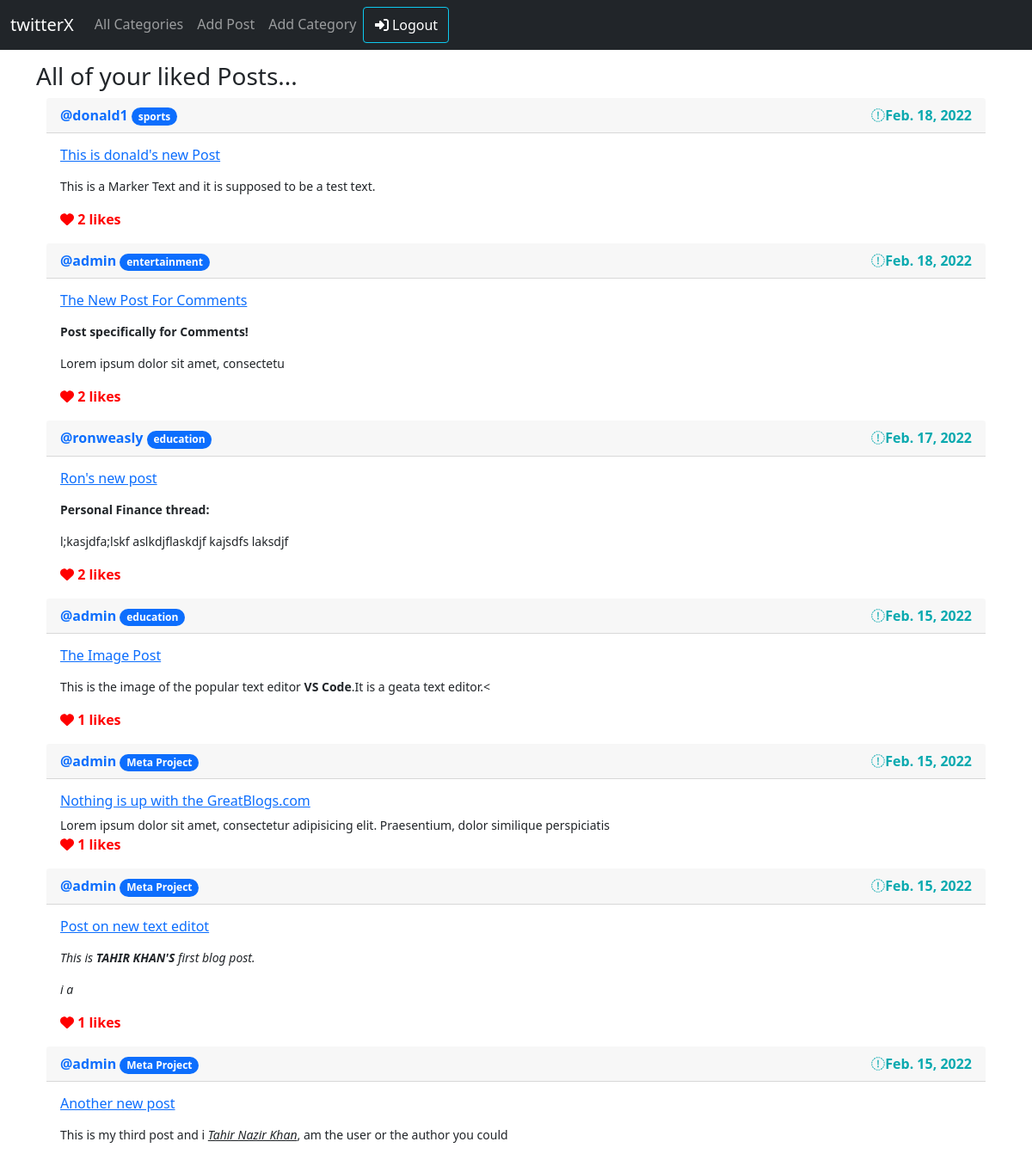
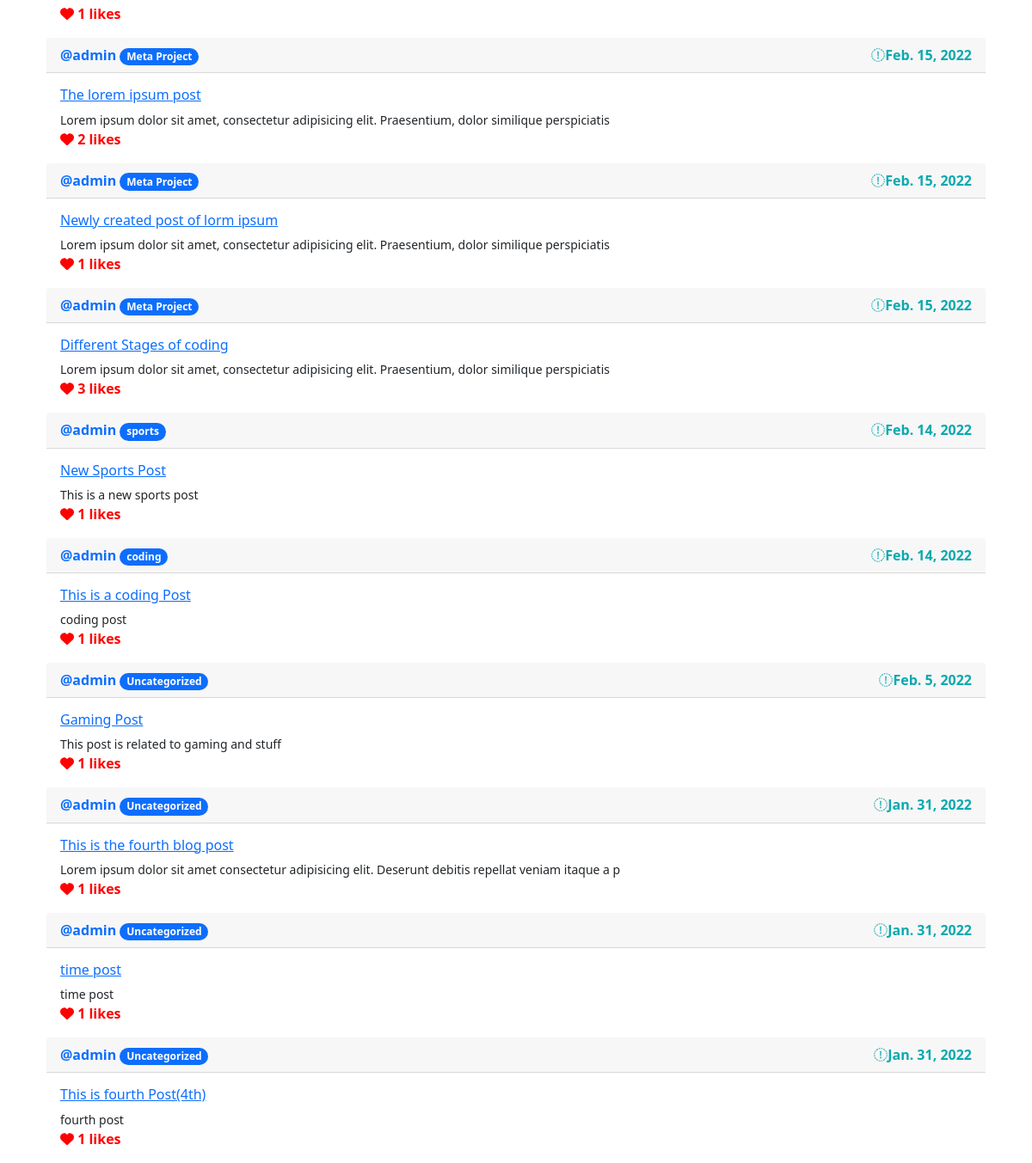
Screenshot of /usersLikedPosts (signed in) with the database file from the repository (2 pictures, top to bottom).
### app/models.py (models this page shows, shortened)
class Post(models.Model):
    title = models.CharField(max_length=255)
    author = models.ForeignKey(User, on_delete=models.CASCADE)
    category = models.CharField(max_length=255)
    body = RichTextField(blank=True, null=True)
    date_created = models.DateField(auto_now_add=True)
    time_created = models.TimeField(auto_now_add=True)
    likes = models.ManyToManyField(User, related_name='likes')

### app/views.py (the view)
# urls.py: path('usersLikedPosts', views.usersLikedPosts, name='usersLikedPosts'),
def usersLikedPosts(request):
    l_posts = Post.objects.filter(likes=request.user).order_by('-date_created')
    context_dict = {
        'likedPosts': l_posts,
    }
    return render(request, 'app/usersLikedPosts.html', context_dict)

### app/templates/app/usersLikedPosts.html (shortened to what this page needs)
{% include 'app/nav.html' %}
{% load static %}
<!DOCTYPE html>
<html lang="en">
<head>
    <link href="https://cdn.jsdelivr.net/npm/bootstrap@5.1.3/dist/css/bootstrap.min.css" rel="stylesheet"
>
</head>
<body class="container">
    <h3>All of your liked Posts...</h3>
    {% for post in likedPosts %}
    <div class="container postCard">
        <div class="card-header text-primary">
            <strong>@{{ post.author.username }}</strong> <a href="{% url 'categoryPosts' post.category %}"><span
                    class="badge rounded-pill bg-primary">{{ post.category }}</span></a>
            <strong class="date"><i class="fa-duotone fa-calendar-days"></i>{{post.date_created}}</strong>
        </div>
        <div class="card-body">
            <h6 class="card-title text-success"><a href="{% url 'viewPost' post.id %}">{{ post.title }}</a></h6>
            <small>
                <p class="card-text">{{ post.body|safe | slice:":100" }}</p>
            </small>
            <span class="likesCount"><strong><i class="fa-solid fa-heart"></i>
                    {{ post.likes.count}} likes</strong></span>
        </div>
    </div>
    {% endfor %}
</body>
</html>

### app/templates/app/usersLikedPosts.html (style rules this page uses)
.date { float: right; color: rgb(9, 169, 175); }
.likesCount { color: red; }

### rows the page displays
Post: author.username "donald1", category "sports", date_created "Feb. 18, 2022", title "This is donald's new Post", body "This is a Marker Text and it is supposed to be a test text.", likes.count "2"
Post: author.username "admin", category "entertainment", date_created "Feb. 18, 2022", title "The New Post For Comments", body "Post specifically for Comments! Lorem ipsum dolor sit amet, consectetu", likes.count "2"
Post: author.username "ronweasly", category "education", date_created "Feb. 17, 2022", title "Ron's new post", body "Personal Finance thread: l;kasjdfa;lskf aslkdjflaskdjf kajsdfs laksdjf", likes.count "2"
Post: author.username "admin", category "education", date_created "Feb. 15, 2022", title "The Image Post", body "This is the image of the popular text editor VS Code .It is a geata text editor.<", likes.count "1"
Post: author.username "admin", category "Meta Project", date_created "Feb. 15, 2022", title "Nothing is up with the GreatBlogs.com", body "Lorem ipsum dolor sit amet, consectetur adipisicing elit. Praesentium, dolor similique perspiciatis", likes.count "1"
Post: author.username "admin", category "Meta Project", date_created "Feb. 15, 2022", title "Post on new text editot", body "This is TAHIR KHAN'S first blog post. i a", likes.count "1"
Post: author.username "admin", category "Meta Project", date_created "Feb. 15, 2022", title "Another new post", body "This is my third post and i Tahir Nazir Khan , am the user or the author you could", likes.count "1"
Post: author.username "admin", category "Meta Project", date_created "Feb. 15, 2022", title "The lorem ipsum post", body "Lorem ipsum dolor sit amet, consectetur adipisicing elit. Praesentium, dolor similique perspiciatis", likes.count "2"
Post: author.username "admin", category "Meta Project", date_created "Feb. 15, 2022", title "Newly created post of lorm ipsum", body "Lorem ipsum dolor sit amet, consectetur adipisicing elit. Praesentium, dolor similique perspiciatis", likes.count "1"
Post: author.username "admin", category "Meta Project", date_created "Feb. 15, 2022", title "Different Stages of coding", body "Lorem ipsum dolor sit amet, consectetur adipisicing elit. Praesentium, dolor similique perspiciatis", likes.count "3"
Post: author.username "admin", category "sports", date_created "Feb. 14, 2022", title "New Sports Post", body "This is a new sports post", likes.count "1"
Post: author.username "admin", category "coding", date_created "Feb. 14, 2022", title "This is a coding Post", body "coding post", likes.count "1"
Post: author.username "admin", category "Uncategorized", date_created "Feb. 5, 2022", title "Gaming Post", body "This post is related to gaming and stuff", likes.count "1"
Post: author.username "admin", category "Uncategorized", date_created "Jan. 31, 2022", title "This is the fourth blog post", body "Lorem ipsum dolor sit amet consectetur adipisicing elit. Deserunt debitis repellat veniam itaque a p", likes.count "1"
Post: author.username "admin", category "Uncategorized", date_created "Jan. 31, 2022", title "time post", body "time post", likes.count "1"
Post: author.username "admin", category "Uncategorized", date_created "Jan. 31, 2022", title "This is fourth Post(4th)", body "fourth post", likes.count "1"
